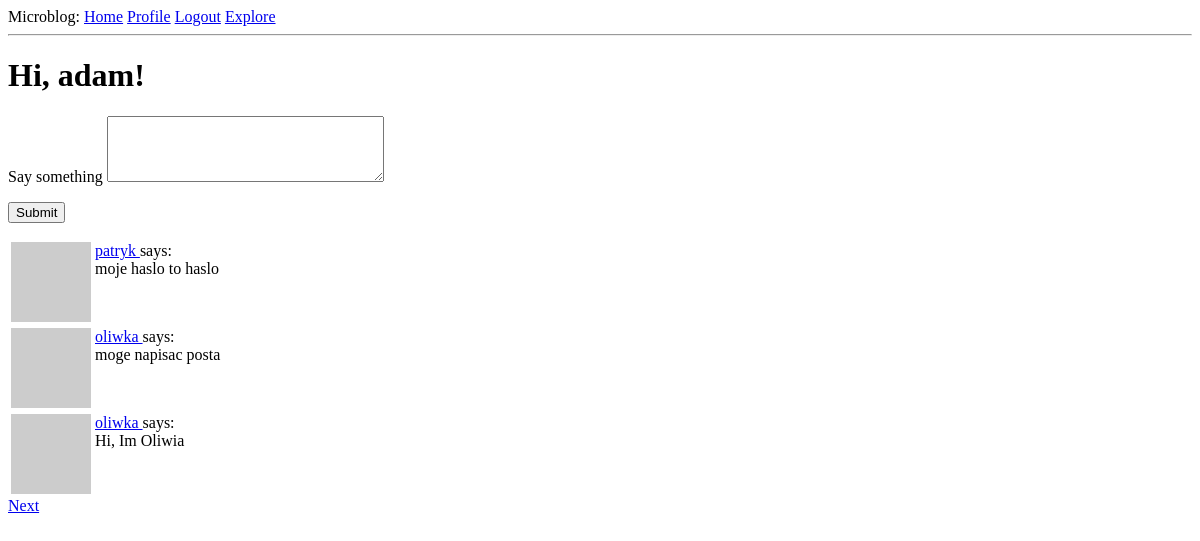
Before: /index (signed in) with the older database file.
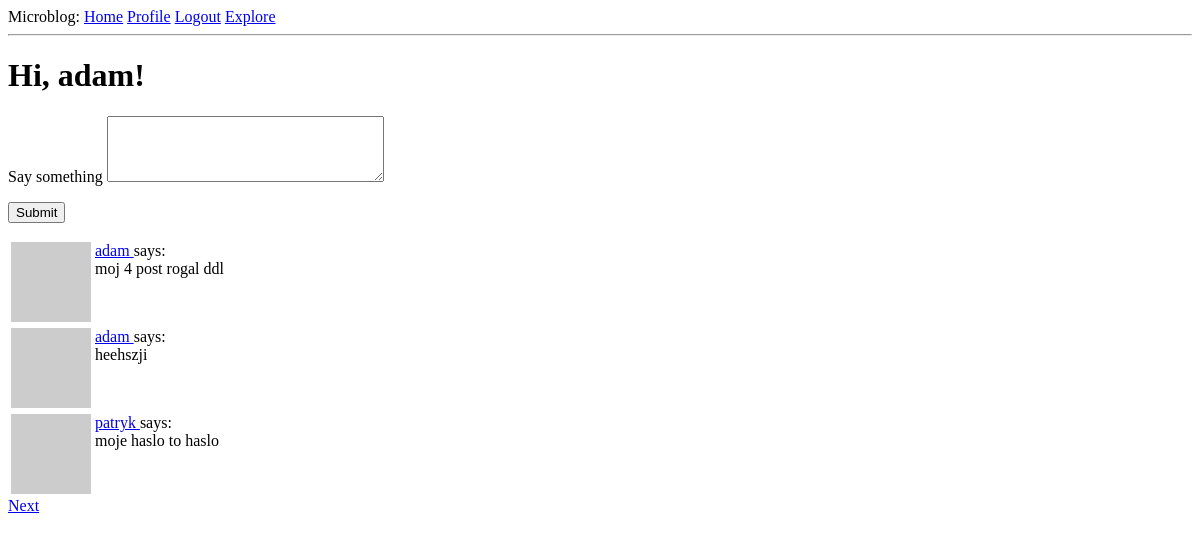
After: the same page with the newer database file.
### app/models.py (models this page shows, shortened)
class Post(db.Model):
    id = db.Column(db.Integer, primary_key=True)
    body = db.Column(db.String(140))
    timestamp = db.Column(db.DateTime, index=True, default=datetime.utcnow)
    user_id = db.Column(db.Integer, db.ForeignKey('user.id'))

class User(db.Model, UserMixin):
    id = db.Column(db.Integer, primary_key=True)
    username = db.Column(db.String(64), index=True, unique=True)
    email = db.Column(db.String(120), index=True, unique=True)
    password_hash = db.Column(db.String(128))
    posts = db.relationship('Post', backref='author', lazy='dynamic')
    about_me = db.Column(db.String(140))
    last_seen = db.Column(db.DateTime, default=datetime.utcnow)
    followed = db.relationship(
        'User', secondary=followers,
        primaryjoin=(followers.c.follower_id == id),
        secondaryjoin=(followers.c.followed_id == id),
        backref=db.backref('followers', lazy='dynamic'), lazy='dynamic') # user1.follow(user2) -->  user2.followers()
    def avatar(self, size):
        digest = md5(self.email.lower().encode('utf-8')).hexdigest()
        return 'https://www.gravatar.com/avatar/{}?d=identicon&s={}'.format(digest, size)
    def followed_posts(self):
        followed = Post.query.join(
            followers, (followers.c.followed_id == Post.user_id)).filter(
                followers.c.follower_id == self.id)
        own = Post.query.filter_by(user_id=self.id)
        return followed.union(own).order_by(Post.timestamp.desc())

### app/routes.py (the view)
@app.route('/', methods=['GET', 'POST'])
@app.route('/index', methods=['GET', 'POST'])
@login_required
def index():
    form = PostForm()
    if form.validate_on_submit():
        post = Post(body=form.post.data, author=current_user)
        db.session.add(post)
        db.session.commit()
        flash('Your post is now live!')
        return redirect(url_for('index'))
    page = request.args.get('page', 1, type=int)
    posts = current_user.followed_posts().paginate(
        page, app.config['POSTS_PER_PAGE'], False
    )
    next_url = url_for('index', page=posts.next_num) \
        if posts.has_next else None
    prev_url = url_for('index', page=posts.prev_num) \
        if posts.has_prev else None
    return render_template('index.html', title='Home', posts=posts.items, form=form, next_url=next_url,
                           prev_url=prev_url)

### app/forms.py
class PostForm(FlaskForm):
    post = TextAreaField('Say something', validators=[
        DataRequired(),
        Length(min=1, max=140)
    ])
    submit = SubmitField('Submit')

### app/models.py (called while the page is built)
@login.user_loader  # callback for current_user
def load_user(id):
    return User.query.get(int(id))  # puts the user in db session, gets it by primary key

### app/routes.py (called while the page is built)
@app.before_request
def before_request():
    if current_user.is_authenticated:
        current_user.last_seen = datetime.utcnow()
        db.session.commit()

### app/Templates/index.html (shortened to what this page needs)
{% extends "base.html" %}
{% block content %}
    <h1>Hi, {{ current_user.username }}!</h1>
    {% if form %}
    <form action="" method="post">
        <p>
            {{ form.post.label }}
            {{ form.post(cols=32, rows=4) }}<br>
        </p>
        <p>{{ form.submit() }}</p>
    </form>
    {% endif %}
    {% for post in posts %}
        {% include '_post.html' %}
    {% endfor %}
    {% if next_url %}
        <a href="{{ next_url }}">Next</a>
    {% endif%}
{% endblock %}

### app/Templates/_post.html (shortened to what this page needs)
<table>
    <tr valign="top">
        <td><img src="{{ post.author.avatar(36) }}"></td>
        <td>
            <a href="{{ url_for('user', username=post.author.username) }}">
                {{ post.author.username }}
            </a>
             says: <br>{{ post.body }}
        </td>
    </tr>
</table>

Changed rows visible on the page:
no longer on this page (row unchanged): Post: author.username "oliwka", body "moge napisac posta"
no longer on this page (row unchanged): Post: author.username "oliwka", body "Hi, Im Oliwia"
added Post: author.username "adam", body "moj 4 post rogal ddl"
added Post: author.username "adam", body "heehszji"
